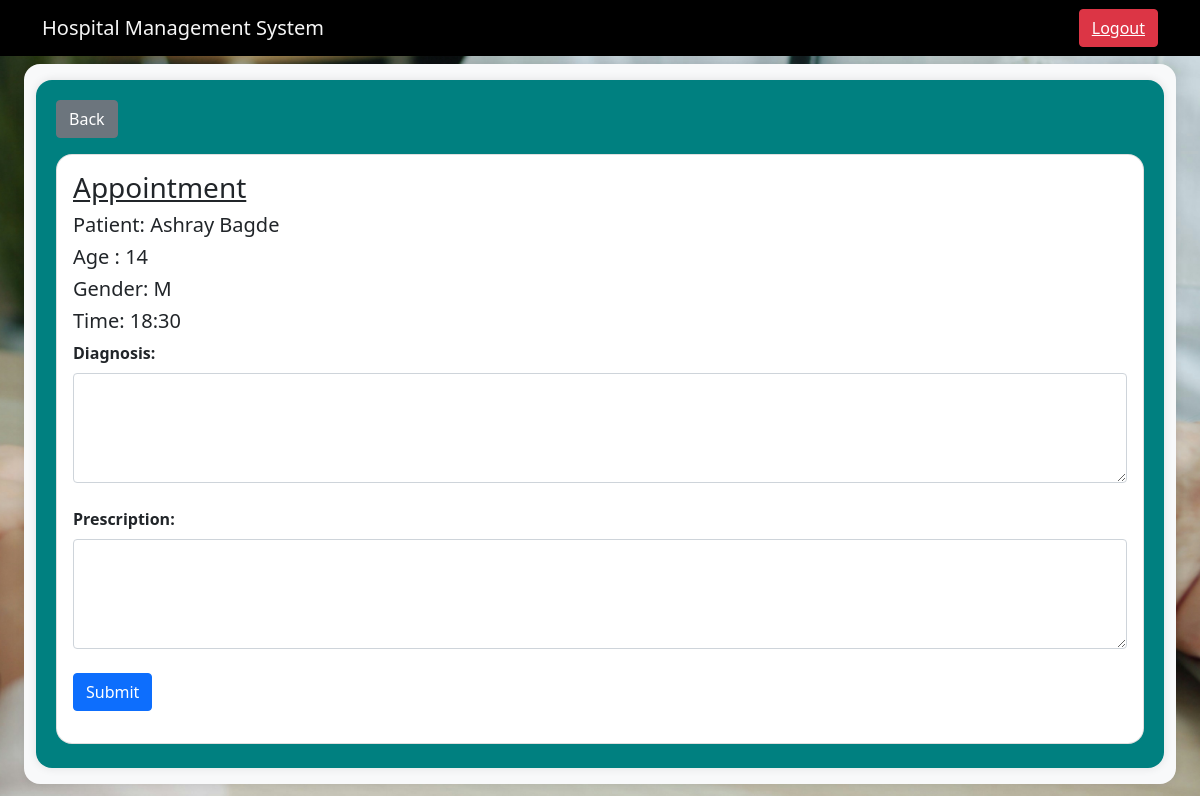
The app's page /doctor/ongoing/1 (signed in) with its own data.
### tables this page shows
CREATE TABLE patients (
    Pid INTEGER PRIMARY KEY AUTOINCREMENT,
    name TEXT NOT NULL,
    dob TEXT NOT NULL,
    email TEXT  NOT NULL,
    pnum TEXT ,
    username TEXT ,
    password TEXT,
    age INTEGER,
    gender TEXT,
    city Text,
    created_at TIMESTAMP DEFAULT CURRENT_TIMESTAMP
);

CREATE TABLE appointments (
    Aid INTEGER PRIMARY KEY AUTOINCREMENT,
    Hid INTEGER NOT NULL,
    Pid INTEGER NOT NULL,
    Did INTEGER NOT NULL,
    date TEXT NOT NULL,
    time TEXT NOT NULL,
    status TEXT NOT NULL,
    prescription TEXT,
    diagnosis TEXT,
    created_at TIMESTAMP DEFAULT CURRENT_TIMESTAMP,
    FOREIGN KEY (Pid) REFERENCES patients(Pid),
    FOREIGN KEY (Hid) REFERENCES hospitals(Hid),
    FOREIGN KEY (Did) REFERENCES doctor(Did)
);

### app.py (the view, shortened to what this page needs)
@app.route("/doctor/ongoing/<Aid>", methods=['GET','POST'])
def ongoing_appointments(Aid):
    if 'user' not in session or session.get('role')!='doctor':
        return redirect(url_for('home'))
    conn=sqlite3.connect(DATABASE)
    curr=conn.cursor()
    data=curr.execute('''select p.name,p.age,p.gender,a.time from appointments as a ,doctor as d ,patients as p where d.username = ? and d.Did=a.Did and a.Pid=p.Pid and a.Aid=?''',(session['user'],Aid,)).fetchone()
    curr.close()
    conn.close()
    return render_template("/doctor_ongoing.html", data=data)

### templates/doctor_ongoing.html (shortened to what this page needs)
<html lang="en">
    <head>
        <link href="https://cdn.jsdelivr.net/npm/bootstrap@5.0.2/dist/css/bootstrap.min.css" rel="stylesheet">
    </head>
    <body>
        <div>
            <nav class="navbar navbar-expand-lg bg-body-tertiary" style="background-color: black;">
            <div class="container-md">
            <a class="navbar-brand" style="color: whitesmoke;" href="#">Hospital Management System</a>
            <a class="btn btn-danger" href="/logout"><U>Logout</U></a>
            </div>
            </nav>
        </div>
        <div class="rounded-container" >
                <div class="rounded-dialog">
                        <button class="btn btn-secondary mb-3" onclick="window.history.back();">Back</button>
                        <div class="card w-85 mb-3" style="border-radius: 16px;">
                        <div class="card-body">
                            <h3 class="card-title"><u>Appointment</u></h3>
                            <h5 class="card-title">Patient: {{data[0]}}</h5>
                            <h5 class="card-title">Age : {{data[1]}}</h5>
                            <h5 class="card-title">Gender: {{data[2]}}</h5>
                            <h5 class="card-title">Time: {{data[3]}}</h5>
                            <form action="" method="post">
                                <label for="diagnosis" class="form-label"><b>Diagnosis:</label>
                                <textarea class="form-control" id="diagnosis" name="diagnosis" rows="4" required></textarea>
                                <br>
                                <label for="prescription" class="form-label">Prescription:</label>
                                <textarea class="form-control" id="prescription" name="prescription" rows="4" required></textarea>
                                <br>
                                <button type="submit" class="btn btn-primary">Submit</button>
                            </form>
                        </div>
                        </div>
                </div>
        </div>
    </body>
</html>

### templates/doctor_ongoing.html (style rules this page uses)
body { background-image: url('/static/img.jpg'); background-size: cover; background-position: center; background-repeat: no-repeat; }
.rounded-container { position: fixed; top: 8vh; left: 2vw; right: 2vw; bottom: 2vh; background-color: #f8f9fa; border-radius: 16px; box-shadow: 0 0 10px rgba(0,0,0,0.1); padding: 20px; overflow: auto; z-index: 1000; }
.rounded-dialog { position: fixed; top: 10vh; left: 3vw; right: 3vw; bottom: 4vh; background-color: teal; border-radius: 16px; box-shadow: 0 0 10px rgba(0,0,0,0.1); padding: 20px; overflow: auto; z-index: 1000; }

### records on screen
patients: name "Ashray Bagde", age "14", gender "M"
appointments: time "18:30"
